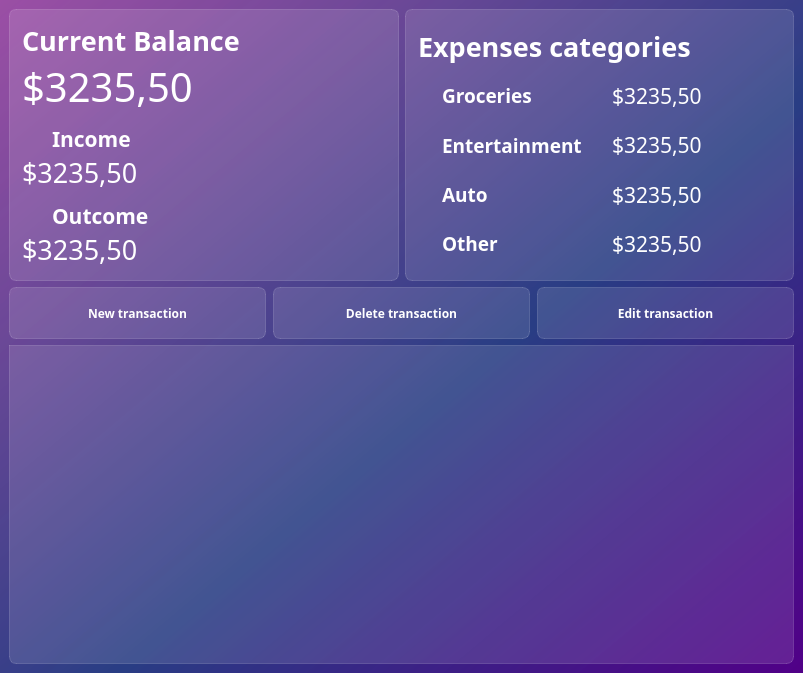
<?xml version="1.0" encoding="UTF-8"?>
<ui version="4.0">
 <class>MainWindow</class>
 <widget class="QMainWindow" name="MainWindow">
  <property name="geometry">
   <rect>
    <x>0</x>
    <y>0</y>
    <width>803</width>
    <height>673</height>
   </rect>
  </property>
  <property name="minimumSize">
   <size>
    <width>800</width>
    <height>600</height>
   </size>
  </property>
  <property name="palette">
   <palette>
    <active>
     <colorrole role="Button">
      <brush brushstyle="SolidPattern">
       <color alpha="255">
        <red>0</red>
        <green>0</green>
        <blue>127</blue>
       </color>
      </brush>
     </colorrole>
     <colorrole role="Base">
      <brush brushstyle="LinearGradientPattern">
       <gradient startx="1.000000000000000" starty="1.000000000000000" endx="0.000000000000000" endy="0.000000000000000" type="LinearGradient" spread="PadSpread" coordinatemode="ObjectBoundingMode">
        <gradientstop position="0.000000000000000">
         <color alpha="255">
          <red>81</red>
          <green>0</green>
          <blue>135</blue>
         </color>
        </gradientstop>
        <gradientstop position="0.427447000000000">
         <color alpha="235">
          <red>41</red>
          <green>61</green>
          <blue>132</blue>
         </color>
        </gradientstop>
        <gradientstop position="1.000000000000000">
         <color alpha="255">
          <red>155</red>
          <green>79</green>
          <blue>165</blue>
         </color>
        </gradientstop>
       </gradient>
      </brush>
     </colorrole>
     <colorrole role="Window">
      <brush brushstyle="LinearGradientPattern">
       <gradient startx="1.000000000000000" starty="1.000000000000000" endx="0.000000000000000" endy="0.000000000000000" type="LinearGradient" spread="PadSpread" coordinatemode="ObjectBoundingMode">
        <gradientstop position="0.000000000000000">
         <color alpha="255">
          <red>81</red>
          <green>0</green>
          <blue>135</blue>
         </color>
        </gradientstop>
        <gradientstop position="0.427447000000000">
         <color alpha="235">
          <red>41</red>
          <green>61</green>
          <blue>132</blue>
         </color>
        </gradientstop>
        <gradientstop position="1.000000000000000">
         <color alpha="255">
          <red>155</red>
          <green>79</green>
          <blue>165</blue>
         </color>
        </gradientstop>
       </gradient>
      </brush>
     </colorrole>
    </active>
    <inactive>
     <colorrole role="Button">
      <brush brushstyle="SolidPattern">
       <color alpha="255">
        <red>0</red>
        <green>0</green>
        <blue>127</blue>
       </color>
      </brush>
     </colorrole>
     <colorrole role="Base">
      <brush brushstyle="LinearGradientPattern">
       <gradient startx="1.000000000000000" starty="1.000000000000000" endx="0.000000000000000" endy="0.000000000000000" type="LinearGradient" spread="PadSpread" coordinatemode="ObjectBoundingMode">
        <gradientstop position="0.000000000000000">
         <color alpha="255">
          <red>81</red>
          <green>0</green>
          <blue>135</blue>
         </color>
        </gradientstop>
        <gradientstop position="0.427447000000000">
         <color alpha="235">
          <red>41</red>
          <green>61</green>
          <blue>132</blue>
         </color>
        </gradientstop>
        <gradientstop position="1.000000000000000">
         <color alpha="255">
          <red>155</red>
          <green>79</green>
          <blue>165</blue>
         </color>
        </gradientstop>
       </gradient>
      </brush>
     </colorrole>
     <colorrole role="Window">
      <brush brushstyle="LinearGradientPattern">
       <gradient startx="1.000000000000000" starty="1.000000000000000" endx="0.000000000000000" endy="0.000000000000000" type="LinearGradient" spread="PadSpread" coordinatemode="ObjectBoundingMode">
        <gradientstop position="0.000000000000000">
         <color alpha="255">
          <red>81</red>
          <green>0</green>
          <blue>135</blue>
         </color>
        </gradientstop>
        <gradientstop position="0.427447000000000">
         <color alpha="235">
          <red>41</red>
          <green>61</green>
          <blue>132</blue>
         </color>
        </gradientstop>
        <gradientstop position="1.000000000000000">
         <color alpha="255">
          <red>155</red>
          <green>79</green>
          <blue>165</blue>
         </color>
        </gradientstop>
       </gradient>
      </brush>
     </colorrole>
    </inactive>
    <disabled>
     <colorrole role="Button">
      <brush brushstyle="SolidPattern">
       <color alpha="255">
        <red>0</red>
        <green>0</green>
        <blue>127</blue>
       </color>
      </brush>
     </colorrole>
     <colorrole role="Base">
      <brush brushstyle="LinearGradientPattern">
       <gradient startx="1.000000000000000" starty="1.000000000000000" endx="0.000000000000000" endy="0.000000000000000" type="LinearGradient" spread="PadSpread" coordinatemode="ObjectBoundingMode">
        <gradientstop position="0.000000000000000">
         <color alpha="255">
          <red>81</red>
          <green>0</green>
          <blue>135</blue>
         </color>
        </gradientstop>
        <gradientstop position="0.427447000000000">
         <color alpha="235">
          <red>41</red>
          <green>61</green>
          <blue>132</blue>
         </color>
        </gradientstop>
        <gradientstop position="1.000000000000000">
         <color alpha="255">
          <red>155</red>
          <green>79</green>
          <blue>165</blue>
         </color>
        </gradientstop>
       </gradient>
      </brush>
     </colorrole>
     <colorrole role="Window">
      <brush brushstyle="LinearGradientPattern">
       <gradient startx="1.000000000000000" starty="1.000000000000000" endx="0.000000000000000" endy="0.000000000000000" type="LinearGradient" spread="PadSpread" coordinatemode="ObjectBoundingMode">
        <gradientstop position="0.000000000000000">
         <color alpha="255">
          <red>81</red>
          <green>0</green>
          <blue>135</blue>
         </color>
        </gradientstop>
        <gradientstop position="0.427447000000000">
         <color alpha="235">
          <red>41</red>
          <green>61</green>
          <blue>132</blue>
         </color>
        </gradientstop>
        <gradientstop position="1.000000000000000">
         <color alpha="255">
          <red>155</red>
          <green>79</green>
          <blue>165</blue>
         </color>
        </gradientstop>
       </gradient>
      </brush>
     </colorrole>
    </disabled>
   </palette>
  </property>
  <property name="font">
   <font>
    <family>Noto Sans SC</family>
   </font>
  </property>
  <property name="windowTitle">
   <string>MainWindow</string>
  </property>
  <property name="styleSheet">
   <string notr="true">font-family: Noto Sans SC;
background-color: qlineargradient(spread:pad, x1:1, y1:1, x2:0, y2:0, stop:0 rgba(81, 0, 135, 255), stop:0.427447 rgba(41, 61, 132, 235), stop:1 rgba(155, 79, 165, 255));
</string>
  </property>
  <widget class="QWidget" name="centralwidget">
   <layout class="QVBoxLayout" name="verticalLayout_2">
    <item>
     <layout class="QHBoxLayout" name="horizontalLayout_2">
      <item>
       <widget class="QFrame" name="balances_frame">
        <property name="styleSheet">
         <string notr="true">background-color: rgba(255, 255, 255, 30); 
border: 1px solid rgba(255,255,255,40);
border-radius: 7px;</string>
        </property>
        <property name="frameShape">
         <enum>QFrame::NoFrame</enum>
        </property>
        <property name="frameShadow">
         <enum>QFrame::Raised</enum>
        </property>
        <layout class="QVBoxLayout" name="verticalLayout_21">
         <property name="spacing">
          <number>0</number>
         </property>
         <property name="leftMargin">
          <number>12</number>
         </property>
         <property name="topMargin">
          <number>12</number>
         </property>
         <property name="rightMargin">
          <number>12</number>
         </property>
         <property name="bottomMargin">
          <number>12</number>
         </property>
         <item>
          <widget class="QLabel" name="lbl_current_balance">
           <property name="font">
            <font>
             <family>Noto Sans SC</family>
             <pointsize>20</pointsize>
             <bold>true</bold>
            </font>
           </property>
           <property name="styleSheet">
            <string notr="true">color: white;
font-weight: bold;
font-size: 20pt;
background-color: none;
border: none;</string>
           </property>
           <property name="text">
            <string>Current Balance</string>
           </property>
          </widget>
         </item>
         <item>
          <widget class="QLabel" name="current_balance">
           <property name="font">
            <font>
             <family>Noto Sans SC</family>
             <pointsize>30</pointsize>
             <italic>false</italic>
             <bold>false</bold>
             <kerning>true</kerning>
            </font>
           </property>
           <property name="styleSheet">
            <string notr="true">color: white;
font-size: 30pt;
background-color: none;
border: none;</string>
           </property>
           <property name="lineWidth">
            <number>0</number>
           </property>
           <property name="text">
            <string>$3235,50</string>
           </property>
          </widget>
         </item>
         <item>
          <layout class="QHBoxLayout" name="horizontalLayout_9">
           <item>
            <widget class="QLabel" name="lbl_arrow_top">
             <property name="maximumSize">
              <size>
               <width>24</width>
               <height>16777215</height>
              </size>
             </property>
             <property name="font">
              <font>
               <family>Noto Sans SC</family>
               <pointsize>16</pointsize>
               <bold>true</bold>
              </font>
             </property>
             <property name="styleSheet">
              <string notr="true">color: white;
font-weight: bold;
font-size: 16pt;
background-color: none;
border: none;
padding-top: 10px;</string>
             </property>
             <property name="text">
              <string/>
             </property>
             <property name="pixmap">
              <pixmap>:/icons/icons/north_west_white_24dp.svg</pixmap>
             </property>
            </widget>
           </item>
           <item>
            <widget class="QLabel" name="lbl_income">
             <property name="font">
              <font>
               <family>Noto Sans SC</family>
               <pointsize>16</pointsize>
               <bold>true</bold>
              </font>
             </property>
             <property name="styleSheet">
              <string notr="true">color: white;
font-weight: bold;
font-size: 16pt;
background-color: none;
border: none;
padding-top: 10px;</string>
             </property>
             <property name="text">
              <string>Income</string>
             </property>
            </widget>
           </item>
          </layout>
         </item>
         <item>
          <widget class="QLabel" name="income_balance">
           <property name="font">
            <font>
             <family>Noto Sans SC</family>
             <pointsize>20</pointsize>
             <italic>false</italic>
             <bold>false</bold>
             <kerning>true</kerning>
            </font>
           </property>
           <property name="styleSheet">
            <string notr="true">color: white;
font-size: 20pt;
background-color: none;
border: none;</string>
           </property>
           <property name="lineWidth">
            <number>0</number>
           </property>
           <property name="text">
            <string>$3235,50</string>
           </property>
          </widget>
         </item>
         <item>
          <layout class="QHBoxLayout" name="horizontalLayout_10">
           <item>
            <widget class="QLabel" name="lbl_arrow_bottom">
             <property name="maximumSize">
              <size>
               <width>24</width>
               <height>16777215</height>
              </size>
             </property>
             <property name="font">
              <font>
               <family>Noto Sans SC</family>
               <pointsize>16</pointsize>
               <bold>true</bold>
              </font>
             </property>
             <property name="styleSheet">
              <string notr="true">color: white;
font-weight: bold;
font-size: 16pt;
background-color: none;
border: none;
padding-top: 10px;</string>
             </property>
             <property name="text">
              <string/>
             </property>
             <property name="pixmap">
              <pixmap>:/icons/icons/call_received_white_24dp.svg</pixmap>
             </property>
            </widget>
           </item>
           <item>
            <widget class="QLabel" name="lbl_outcome">
             <property name="font">
              <font>
               <family>Noto Sans SC</family>
               <pointsize>16</pointsize>
               <bold>true</bold>
              </font>
             </property>
             <property name="styleSheet">
              <string notr="true">color: white;
font-weight: bold;
font-size: 16pt;
background-color: none;
border: none;
padding-top: 10px;</string>
             </property>
             <property name="text">
              <string>Outcome</string>
             </property>
            </widget>
           </item>
          </layout>
         </item>
         <item>
          <widget class="QLabel" name="outcome_balance">
           <property name="font">
            <font>
             <family>Noto Sans SC</family>
             <pointsize>20</pointsize>
             <italic>false</italic>
             <bold>false</bold>
             <kerning>true</kerning>
            </font>
           </property>
           <property name="styleSheet">
            <string notr="true">color: white;
font-size: 20pt;
background-color: none;
border: none;</string>
           </property>
           <property name="lineWidth">
            <number>0</number>
           </property>
           <property name="text">
            <string>$3235,50</string>
           </property>
          </widget>
         </item>
        </layout>
       </widget>
      </item>
      <item>
       <widget class="QFrame" name="balances_frame_2">
        <property name="styleSheet">
         <string notr="true">background-color: rgba(255, 255, 255, 30); 
border: 1px solid rgba(255,255,255,40);
border-radius: 7px;</string>
        </property>
        <property name="frameShape">
         <enum>QFrame::NoFrame</enum>
        </property>
        <property name="frameShadow">
         <enum>QFrame::Raised</enum>
        </property>
        <layout class="QVBoxLayout" name="verticalLayout_20">
         <property name="spacing">
          <number>0</number>
         </property>
         <property name="leftMargin">
          <number>12</number>
         </property>
         <property name="topMargin">
          <number>12</number>
         </property>
         <property name="rightMargin">
          <number>12</number>
         </property>
         <property name="bottomMargin">
          <number>12</number>
         </property>
         <item>
          <widget class="QLabel" name="lbl_expenses_categories">
           <property name="font">
            <font>
             <family>Noto Sans SC</family>
             <pointsize>20</pointsize>
             <bold>true</bold>
            </font>
           </property>
           <property name="styleSheet">
            <string notr="true">color: white;
font-weight: bold;
font-size: 20pt;
background-color: none;
border: none;</string>
           </property>
           <property name="text">
            <string>Expenses categories</string>
           </property>
          </widget>
         </item>
         <item>
          <layout class="QHBoxLayout" name="horizontalLayout_3">
           <item>
            <widget class="QLabel" name="icon_groceries">
             <property name="sizePolicy">
              <sizepolicy hsizetype="Preferred" vsizetype="Preferred">
               <horstretch>0</horstretch>
               <verstretch>0</verstretch>
              </sizepolicy>
             </property>
             <property name="maximumSize">
              <size>
               <width>24</width>
               <height>16777215</height>
              </size>
             </property>
             <property name="font">
              <font>
               <family>Noto Sans SC</family>
               <pointsize>14</pointsize>
               <bold>true</bold>
              </font>
             </property>
             <property name="styleSheet">
              <string notr="true">color: white;
font-weight: bold;
font-size: 14pt;
background-color: none;
border: none;</string>
             </property>
             <property name="text">
              <string/>
             </property>
             <property name="pixmap">
              <pixmap>:/icons/icons/local_grocery_store_white_24dp.svg</pixmap>
             </property>
            </widget>
           </item>
           <item>
            <widget class="QLabel" name="lbl_groceries">
             <property name="font">
              <font>
               <family>Noto Sans SC</family>
               <pointsize>14</pointsize>
               <bold>true</bold>
              </font>
             </property>
             <property name="styleSheet">
              <string notr="true">color: white;
font-weight: bold;
font-size: 14pt;
background-color: none;
border: none;</string>
             </property>
             <property name="text">
              <string>Groceries</string>
             </property>
            </widget>
           </item>
           <item>
            <widget class="QLabel" name="total_groceries">
             <property name="font">
              <font>
               <family>Noto Sans SC</family>
               <pointsize>16</pointsize>
               <italic>false</italic>
               <bold>false</bold>
               <kerning>true</kerning>
              </font>
             </property>
             <property name="styleSheet">
              <string notr="true">color: white;
font-size: 16pt;
background-color: none;
border: none;</string>
             </property>
             <property name="lineWidth">
              <number>0</number>
             </property>
             <property name="text">
              <string>$3235,50</string>
             </property>
            </widget>
           </item>
          </layout>
         </item>
         <item>
          <layout class="QHBoxLayout" name="horizontalLayout_4">
           <item>
            <widget class="QLabel" name="icon_entertainment">
             <property name="maximumSize">
              <size>
               <width>24</width>
               <height>16777215</height>
              </size>
             </property>
             <property name="font">
              <font>
               <family>Noto Sans SC</family>
               <pointsize>14</pointsize>
               <bold>true</bold>
              </font>
             </property>
             <property name="styleSheet">
              <string notr="true">color: white;
font-weight: bold;
font-size: 14pt;
background-color: none;
border: none;</string>
             </property>
             <property name="text">
              <string/>
             </property>
             <property name="pixmap">
              <pixmap>:/icons/icons/sports_esports_white_24dp.svg</pixmap>
             </property>
            </widget>
           </item>
           <item>
            <widget class="QLabel" name="lbl_entertainment">
             <property name="font">
              <font>
               <family>Noto Sans SC</family>
               <pointsize>14</pointsize>
               <bold>true</bold>
              </font>
             </property>
             <property name="styleSheet">
              <string notr="true">color: white;
font-weight: bold;
font-size: 14pt;
background-color: none;
border: none;</string>
             </property>
             <property name="text">
              <string>Entertainment</string>
             </property>
            </widget>
           </item>
           <item>
            <widget class="QLabel" name="total_entertainment">
             <property name="font">
              <font>
               <family>Noto Sans SC</family>
               <pointsize>16</pointsize>
               <italic>false</italic>
               <bold>false</bold>
               <kerning>true</kerning>
              </font>
             </property>
             <property name="styleSheet">
              <string notr="true">color: white;
font-size: 16pt;
background-color: none;
border: none;</string>
             </property>
             <property name="lineWidth">
              <number>0</number>
             </property>
             <property name="text">
              <string>$3235,50</string>
             </property>
            </widget>
           </item>
          </layout>
         </item>
         <item>
          <layout class="QHBoxLayout" name="horizontalLayout_5">
           <item>
            <widget class="QLabel" name="icon_auto">
             <property name="maximumSize">
              <size>
               <width>24</width>
               <height>16777215</height>
              </size>
             </property>
             <property name="font">
              <font>
               <family>Noto Sans SC</family>
               <pointsize>14</pointsize>
               <bold>true</bold>
              </font>
             </property>
             <property name="styleSheet">
              <string notr="true">color: white;
font-weight: bold;
font-size: 14pt;
background-color: none;
border: none;</string>
             </property>
             <property name="text">
              <string/>
             </property>
             <property name="pixmap">
              <pixmap>:/icons/icons/directions_car_white_24dp.svg</pixmap>
             </property>
            </widget>
           </item>
           <item>
            <widget class="QLabel" name="lbl_auto">
             <property name="font">
              <font>
               <family>Noto Sans SC</family>
               <pointsize>14</pointsize>
               <bold>true</bold>
              </font>
             </property>
             <property name="styleSheet">
              <string notr="true">color: white;
font-weight: bold;
font-size: 14pt;
background-color: none;
border: none;</string>
             </property>
             <property name="text">
              <string>Auto</string>
             </property>
            </widget>
           </item>
           <item>
            <widget class="QLabel" name="total_auto">
             <property name="font">
              <font>
               <family>Noto Sans SC</family>
               <pointsize>16</pointsize>
               <italic>false</italic>
               <bold>false</bold>
               <kerning>true</kerning>
              </font>
             </property>
             <property name="styleSheet">
              <string notr="true">color: white;
font-size: 16pt;
background-color: none;
border: none;</string>
             </property>
             <property name="lineWidth">
              <number>0</number>
             </property>
             <property name="text">
              <string>$3235,50</string>
             </property>
            </widget>
           </item>
          </layout>
         </item>
         <item>
          <layout class="QHBoxLayout" name="horizontalLayout_6">
           <item>
            <widget class="QLabel" name="icon_other">
             <property name="maximumSize">
              <size>
               <width>24</width>
               <height>16777215</height>
              </size>
             </property>
             <property name="font">
              <font>
               <family>Noto Sans SC</family>
               <pointsize>14</pointsize>
               <bold>true</bold>
              </font>
             </property>
             <property name="styleSheet">
              <string notr="true">color: white;
font-weight: bold;
font-size: 14pt;
background-color: none;
border: none;</string>
             </property>
             <property name="text">
              <string/>
             </property>
             <property name="pixmap">
              <pixmap>:/icons/icons/list_white_24dp.svg</pixmap>
             </property>
            </widget>
           </item>
           <item>
            <widget class="QLabel" name="lbl_other">
             <property name="font">
              <font>
               <family>Noto Sans SC</family>
               <pointsize>14</pointsize>
               <bold>true</bold>
              </font>
             </property>
             <property name="styleSheet">
              <string notr="true">color: white;
font-weight: bold;
font-size: 14pt;
background-color: none;
border: none;</string>
             </property>
             <property name="text">
              <string>Other</string>
             </property>
            </widget>
           </item>
           <item>
            <widget class="QLabel" name="total_other">
             <property name="font">
              <font>
               <family>Noto Sans SC</family>
               <pointsize>16</pointsize>
               <italic>false</italic>
               <bold>false</bold>
               <kerning>true</kerning>
              </font>
             </property>
             <property name="styleSheet">
              <string notr="true">color: white;
font-size: 16pt;
background-color: none;
border: none;</string>
             </property>
             <property name="lineWidth">
              <number>0</number>
             </property>
             <property name="text">
              <string>$3235,50</string>
             </property>
            </widget>
           </item>
          </layout>
         </item>
        </layout>
       </widget>
      </item>
     </layout>
    </item>
    <item>
     <widget class="QFrame" name="btn_frame">
      <property name="styleSheet">
       <string notr="true">background-color: transparent;</string>
      </property>
      <layout class="QHBoxLayout" name="horizontalLayout">
       <property name="spacing">
        <number>7</number>
       </property>
       <property name="leftMargin">
        <number>0</number>
       </property>
       <property name="topMargin">
        <number>0</number>
       </property>
       <property name="rightMargin">
        <number>0</number>
       </property>
       <property name="bottomMargin">
        <number>0</number>
       </property>
       <item>
        <widget class="QPushButton" name="btn_new_transaction">
         <property name="minimumSize">
          <size>
           <width>230</width>
           <height>50</height>
          </size>
         </property>
         <property name="font">
          <font>
           <family>Noto Sans SC</family>
           <bold>true</bold>
          </font>
         </property>
         <property name="styleSheet">
          <string notr="true">QPushButton{
	color: rgb(255, 255, 255);
     background-color:rgba(255,255,255,30);
     border: 1px solid rgba(255,255,255,40);
     border-radius:7px;
width: 230;
height: 50;
}
QPushButton:hover{
background-color:rgba(255,255,255,30);
}
QPushButton:pressed{
background-color:rgba(255,255,255,70);
}</string>
         </property>
         <property name="text">
          <string>New transaction</string>
         </property>
         <property name="icon">
          <iconset>
           <normaloff>:/icons/icons/post_add_white_24dp.svg</normaloff>:/icons/icons/post_add_white_24dp.svg</iconset>
         </property>
         <property name="iconSize">
          <size>
           <width>24</width>
           <height>24</height>
          </size>
         </property>
        </widget>
       </item>
       <item>
        <widget class="QPushButton" name="btn_delete_transaction">
         <property name="minimumSize">
          <size>
           <width>230</width>
           <height>50</height>
          </size>
         </property>
         <property name="font">
          <font>
           <family>Noto Sans SC</family>
           <bold>true</bold>
          </font>
         </property>
         <property name="styleSheet">
          <string notr="true">QPushButton{
	color: rgb(255, 255, 255);
     background-color:rgba(255,255,255,30);
     border: 1px solid rgba(255,255,255,40);
     border-radius:7px;
width: 230;
height: 50;
}
QPushButton:hover{
background-color:rgba(255,255,255,30);
}
QPushButton:pressed{
background-color:rgba(255,255,255,70);
}</string>
         </property>
         <property name="text">
          <string>Delete transaction</string>
         </property>
         <property name="icon">
          <iconset>
           <normaloff>:/icons/icons/delete_white_24dp.svg</normaloff>:/icons/icons/delete_white_24dp.svg</iconset>
         </property>
         <property name="iconSize">
          <size>
           <width>24</width>
           <height>24</height>
          </size>
         </property>
        </widget>
       </item>
       <item>
        <widget class="QPushButton" name="btn_edit_transaction">
         <property name="minimumSize">
          <size>
           <width>230</width>
           <height>50</height>
          </size>
         </property>
         <property name="font">
          <font>
           <family>Noto Sans SC</family>
           <bold>true</bold>
          </font>
         </property>
         <property name="styleSheet">
          <string notr="true">QPushButton{
	color: rgb(255, 255, 255);
     background-color:rgba(255,255,255,30);
     border: 1px solid rgba(255,255,255,40);
     border-radius:7px;
width: 230;
height: 50;
}
QPushButton:hover{
background-color:rgba(255,255,255,30);
}
QPushButton:pressed{
background-color:rgba(255,255,255,70);
}</string>
         </property>
         <property name="text">
          <string>Edit transaction</string>
         </property>
         <property name="icon">
          <iconset>
           <normaloff>:/icons/icons/edit_white_24dp.svg</normaloff>:/icons/icons/edit_white_24dp.svg</iconset>
         </property>
         <property name="iconSize">
          <size>
           <width>24</width>
           <height>24</height>
          </size>
         </property>
        </widget>
       </item>
      </layout>
     </widget>
    </item>
    <item>
     <widget class="QTableView" name="tableView">
      <property name="styleSheet">
       <string notr="true">QTableView {
background-color: rgba(255, 255, 255, 30); 
border: 1px solid rgba(255,255,255,40);
border-bottom-right-radius: 7px; 
border-bottom-left-radius: 7px; 
color: white;
}

QHeaderView::section {
background-color: rgb(53, 53, 53);
color: white;
border: none;
height: 50px;
font-size: 16pt;
}

QTableView::item {
    border-style: none;
    border-bottom: 1px solid rgba(255,255,255,50);
    padding-left: auto;
    padding-right: auto;
}

QTableView::item:selected{
	border: none;
	color: rgb(255, 255, 255);
    background-color: rgba(255, 255, 255, 50);
}
</string>
      </property>
      <property name="verticalScrollBarPolicy">
       <enum>Qt::ScrollBarAlwaysOff</enum>
      </property>
      <property name="horizontalScrollBarPolicy">
       <enum>Qt::ScrollBarAlwaysOff</enum>
      </property>
      <property name="textElideMode">
       <enum>Qt::ElideRight</enum>
      </property>
      <property name="showGrid">
       <bool>false</bool>
      </property>
      <property name="sortingEnabled">
       <bool>true</bool>
      </property>
      <attribute name="horizontalHeaderDefaultSectionSize">
       <number>155</number>
      </attribute>
      <attribute name="verticalHeaderVisible">
       <bool>false</bool>
      </attribute>
     </widget>
    </item>
   </layout>
  </widget>
 </widget>
 <resources>
  <include location="res-rs.qrc"/>
 </resources>
 <connections/>
</ui>
